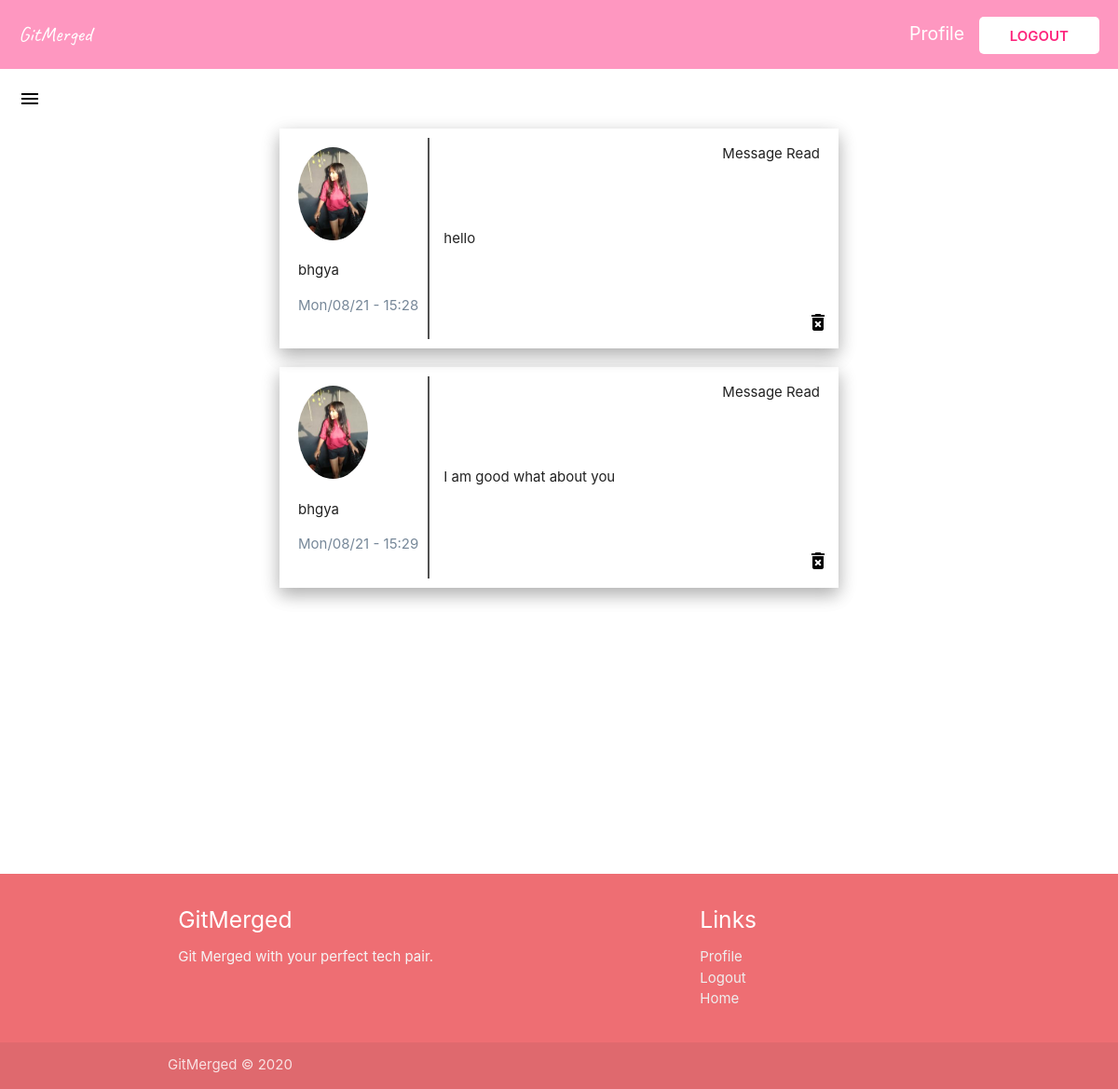
/view-messages/ (signed in), run on the app's committed database.
### main/models.py (models this page shows, shortened)
class Message(models.Model):
    content = models.TextField()
    date_posted = models.DateTimeField(default=timezone.now)
    author = models.ForeignKey(
        User, on_delete=models.CASCADE, related_name="author")
    receiver = models.ForeignKey(
        User, on_delete=models.CASCADE, related_name="receiver", null=True)
    status = models.BooleanField(default=False)

### users/models.py (models this page shows, shortened)
class Profile(models.Model):
    TEXT_C = [
        ("Vim", "Vim"),
        ("EMACS", "EMACS")
    ]
    GENDER_C = [
        ("Male", "Male"),
        ("Female", "Female"),
        ("Other", "Other")
    ]
    OS_C = [
        ("Windows", "Windows"),
        ("Mac", "Mac"),
        ("Linux", "Linux")
    ]
    SPACES_C = [
        ("Tabs", "Tabs"),
        ("Spaces", "Spaces")
    ]
    user = models.OneToOneField(User, on_delete=models.CASCADE)
    full_name = models.CharField(max_length=100, null=True)
    age = models.IntegerField(null=True)
    gender = models.CharField(
        max_length=50, blank=True, null=True, choices=GENDER_C)
    profile_image = models.ImageField(
        upload_to='profile_pic', default="default.jpg", null=True, blank=True)
    bio = models.TextField(null=True)
    tech_stack = models.CharField(max_length=500, null=True)
    editor = models.CharField(
        max_length=5, choices=TEXT_C, default=None, null=True, blank=True)
    os = models.CharField(
        max_length=10, choices=OS_C, default=None, null=True, blank=True)
    spacing = models.CharField(
        max_length=10, choices=SPACES_C, default=None, null=True, blank=True)
    likeability = models.ManyToManyField(
        User, related_name="likes", blank=True)
    blocked_by = models.ManyToManyField(
        User, related_name="blocked", blank=True)

### main/views.py (the view)
# urls.py: path("view-messages/", views.ViewMessages, name="view-messages"),
@login_required
def ViewMessages(req):
    messages = Message.objects.filter(receiver=req.user)
    unreadMessages = Message.objects.filter(
        receiver=req.user).filter(status=False).count()
    userIn = req.user
    context = {
        'msgs': messages,
        'userIn': userIn,
        'unreadmsgs': unreadMessages
    }
    return render(req, "messages.html", context)

### main/templates/messages.html (shortened to what this page needs)
{% extends "base.html" %}
{% block content %}
<section>
  <div class="navigation navigation--bg">
    <a href="{% url 'date-page' %}" class="logo link">GitMerged</a>
    <div>
      {% if user.is_authenticated %}
      <a href="{% url 'profile-page' %}" class="profile-link link">Profile</a>
      <a href="{% url 'logout' %}" class="login link">Logout</a>
      {% else %}
      <a href="{% url 'login' %}" class="login link">Log in</a>
      {% endif %}
    </div>
  </div>
  <div class="burger">
    {% if unreadmsgs > 0 %}
      <a href="#" data-target="slide-out" class="sidenav-trigger"
        ><span class="new badge">{{unreadmsgs}}</span>
        <i class="material-icons" style="color: black; margin: 20px;">menu</i>
      </a>
    {% else %}
      <a href="#" data-target="slide-out" class="sidenav-trigger"
        >
        <i class="material-icons" style="color: black; margin: 20px;">menu</i>
      </a>
    {% endif %}
  </div>
</section>
<section class="messages">
{% if msgs %}
  {% for msg in msgs %}
      <div class="message">
          <div class="message__detail">
              <img class="message__image" src='{{msg.author.profile.profile_image.url}}' />
              <p class="message__authort">{{msg.author.profile.full_name}}</p>
              <p class="message__date">{{msg.date_posted|date:"D/m/y - H:i"}}</p>
          </div>
          <div class="message__content">
              <p class="message__msg">{{msg.content}}</p>
          </div>
          <form method="POST", action="{% url 'mark-read' msg.pk %}">
              {% if not msg.status %}
                  <button class="mark-read" name="msg_id" value="{{msg.id}}"><i class="tiny material-icons">check_circle</i>Mark as Read</button>
              {% else %}
                  <p class="read">Message Read</p>
              {% endif %}
          </form>
          <a href="{% url 'delete-message' msg.pk %}" class="remove-btn"><i class="material-icons">delete_forever</i></a>
      </div>
  {% endfor %}
{% else %}
  <h4 style="text-align:center">You have no Messages :(</h4>
{% endif %}
</section>
{% include "footer.html" %}
{% endblock content %}

### main/static/main/main.css (style rules this page uses)
a { text-decoration: none !important; }
.navigation { z-index: 999; text-decoration: none; color: white; display: flex; justify-content: space-between; align-items: center; grid-row: 0/1; padding: 20px; font-size: 1.3rem; }
.navigation--bg { background: #fd267c7a; }
.logo { color: white; font-family: "Caveat", cursive; font-size: 1.5rem; }
.login { text-decoration: none; color: #fd267d; position: relative; background: white; padding: 0.7rem 2.2rem; text-transform: uppercase; font-weight: 600; font-size: 1rem; border-radius: 5px; }
.profile-link { text-decoration: none; color: white; margin-right: 10px; }
.messages { min-height: 100vh; margin: auto; }
.message { display: flex; position: relative; margin: auto; padding: 10px; max-width: 40rem; align-items: center; box-shadow: 0 8px 17px 0 rgba(0, 0, 0, 0.2), 0 6px 20px 0 rgba(0, 0, 0, 0.15); margin-bottom: 20px; }
.message__detail { padding: 10px; border-right: 2px solid #515151; }
.message__image { height: 100px; border-radius: 50%; }
.message__date { color: lightslategray; }
.message__content { margin: 15px; }
.message__msg { margin: 0 auto; }
.burger a { position: relative; }
.read { position: absolute; top: 1px; right: 20px; }
.remove-btn { position: absolute; color: black; bottom: 10px; right: 10px; }

### data on the page
Message: author.profile.profile_image (picture), author.profile.full_name "bhgya", date_posted "Mon/08/21 - 15:28", content "hello", status "Message Read"
Message: author.profile.profile_image (picture), author.profile.full_name "bhgya", date_posted "Mon/08/21 - 15:29", content "I am good what about you", status "Message Read"
